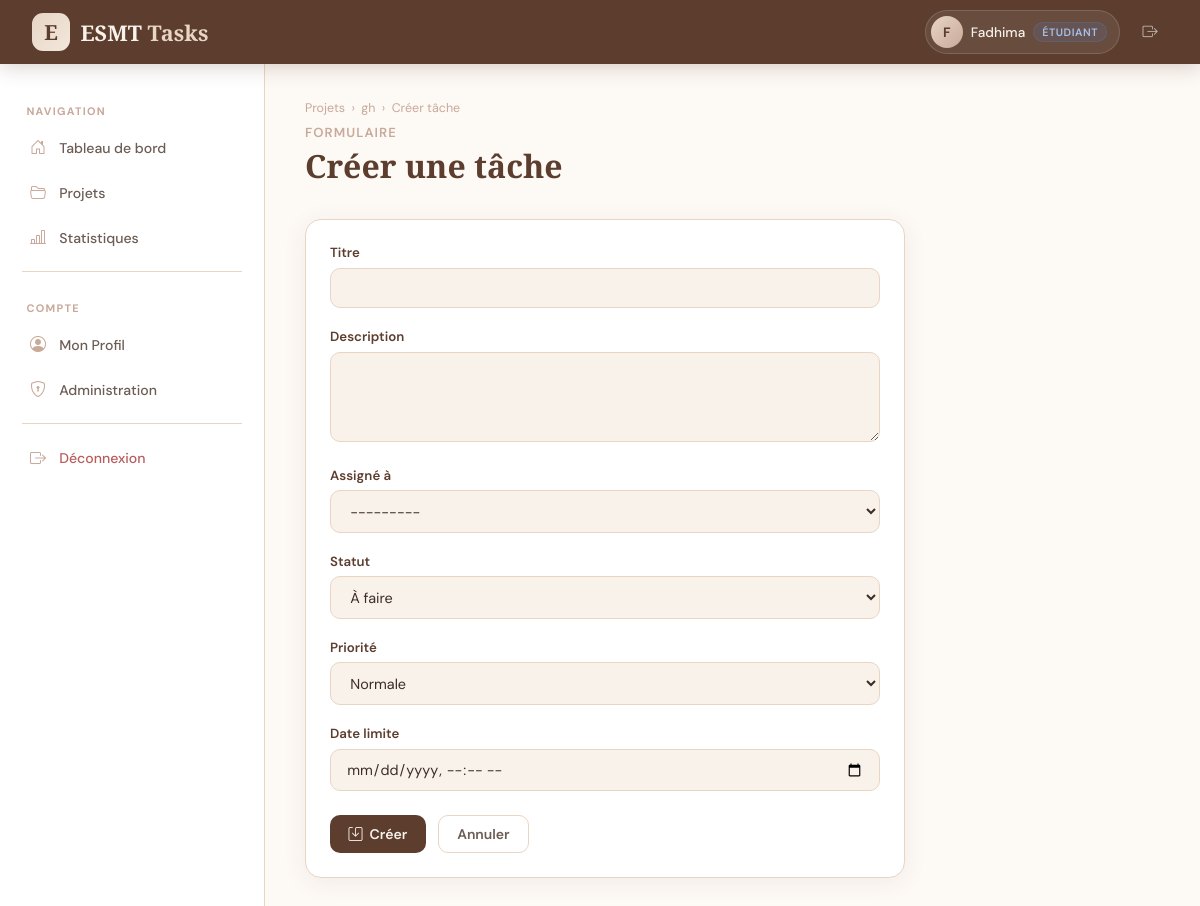
The app's page /tasks/create/1/ (signed in) with its own data.
### users/models.py (models this page shows, shortened)
class CustomUser(AbstractUser):
    ROLE_CHOICES = [
        ('etudiant', 'Étudiant'),
        ('professeur', 'Professeur'),
    ]
    role = models.CharField(
        max_length=20,
        choices=ROLE_CHOICES,
        default='etudiant'
    )
    avatar = models.ImageField(
        upload_to='avatars/',
        null=True,
        blank=True
    )
    bio = models.TextField(blank=True, null=True)
    def __str__(self):
        return f"{self.username} ({self.get_role_display()})"
    @property
    def is_etudiant(self):
        return self.role == 'etudiant'

### projects/models.py (models this page shows, shortened)
class Project(models.Model):
    name = models.CharField(max_length=200, verbose_name="Nom du projet")
    description = models.TextField(blank=True, verbose_name="Description")
    created_by = models.ForeignKey(
        settings.AUTH_USER_MODEL,
        on_delete=models.CASCADE,
        related_name='created_projects',
        verbose_name="Créé par"
    )
    members = models.ManyToManyField(
        settings.AUTH_USER_MODEL,
        related_name='member_projects',
        blank=True,
        verbose_name="Membres"
    )
    created_at = models.DateTimeField(auto_now_add=True)
    updated_at = models.DateTimeField(auto_now=True)
    class Meta:
        ordering = ['-created_at']
        verbose_name = "Projet"
        verbose_name_plural = "Projets"

### tasks/views.py (the view)
# urls.py: path('create/<int:project_pk>/', views.task_create, name='task_create'),
@login_required
def task_create(request, project_pk):
    project = get_object_or_404(Project, pk=project_pk, created_by=request.user)
    if request.method == 'POST':
        form = TaskForm(request.POST, project=project, user=request.user)
        if form.is_valid():
            task = form.save(commit=False)
            task.project = project
            task.created_by = request.user
            task.save()
            messages.success(request, f'Tâche "{task.title}" créée !')
            return redirect('project_detail', pk=project_pk)
    else:
        form = TaskForm(project=project, user=request.user)
    return render(request, 'tasks/form.html', {'form': form, 'project': project, 'action': 'Créer'})

### tasks/views.py
class TaskForm(ModelForm):
    class Meta:
        model = Task
        fields = ['title', 'description', 'assigned_to', 'status', 'priority', 'due_date']
        widgets = {
            'description': forms.Textarea(attrs={'rows': 3, 'class': 'form-control'}),
            'due_date': forms.DateTimeInput(attrs={'type': 'datetime-local', 'class': 'form-control'}),
        }
    def __init__(self, *args, project=None, user=None, **kwargs):
        super().__init__(*args, **kwargs)
        for name, field in self.fields.items():
            if name not in ['assigned_to']:
                field.widget.attrs['class'] = 'form-control'
        if project and user:
            members = project.members.all()
            if user.is_etudiant:
                members = members.filter(role='etudiant')
            self.fields['assigned_to'].queryset = CustomUser.objects.filter(
                id__in=list(members.values_list('id', flat=True)) + [project.created_by.id]
            )
        self.fields['assigned_to'].widget.attrs['class'] = 'form-select'

### templates/tasks/form.html (shortened to what this page needs)
{% extends 'base.html' %}
{% block content %}
{% include 'partials/navbar.html' %}
<div class="app-layout">
    {% include 'partials/sidebar.html' %}
    <main class="main-content">
        <div class="breadcrumb">
            <a href="{% url 'project_list' %}">Projets</a>
            <span>›</span>
            <a href="{% url 'project_detail' project.pk %}">{{ project.name }}</a>
            <span>›</span>
            <span>{{ action }} tâche</span>
        </div>
        <div style="max-width:600px;">
            <div class="page-header">
                <div>
                    <p class="page-subtitle">Formulaire</p>
                    <h1 class="page-title">{{ action }} une tâche</h1>
                </div>
            </div>
            <div class="card">
                <div class="card-body">
                    <form method="post">
                        {% for field in form %}
                        <div class="form-group">
                            <label class="form-label">{{ field.label }}</label>
                            {{ field }}
                        </div>
                        {% endfor %}
                        <div style="display:flex;gap:.75rem;margin-top:1.5rem;">
                            <button type="submit" class="btn btn-primary">
                                <i class="bi bi-save"></i> {{ action }}
                            </button>
                            <a href="{% url 'project_detail' project.pk %}" class="btn btn-outline">Annuler</a>
                        </div>
                    </form>
                </div>
            </div>
        </div>
    </main>
</div>
{% endblock %}

### templates/partials/navbar.html
<nav class="navbar">
    <a href="{% url 'dashboard' %}" class="navbar-brand">
        <div class="logo-icon">E</div>
        <span class="brand-text">ESMT <span>Tasks</span></span>
    </a>
    <div class="navbar-right">
        <a href="{% url 'profile' %}" class="user-chip">
            <div class="user-avatar">{{ user.username.0|upper }}</div>
            <span class="user-name">{{ user.username }}</span>
            <span class="role-badge {{ user.role }}">{{ user.get_role_display }}</span>
        </a>
        <a href="{% url 'logout' %}" class="nav-btn"><i class="bi bi-box-arrow-right"></i></a>
    </div>
</nav>

### templates/base.html (style rules this page uses)
:root { --brown-dark:#5c3d2e; --brown:#7d5a4f; --brown-light:#a67c6d; --brown-pale:#c8a99a; --beige-dark:#e8d5c4; --beige:#f2e8dc; --beige-light:#f8f2eb; --cream:#fdf9f5; --white:#ffffff; --gray-400:#a8998f; --gray-600:#6b5c54; --gray-800:#3d2c26; --green:#5a8a6a; --red:#b85c5c; --blue:#5c7aa8; --sidebar-w:265px; --navbar-h:64px; --radius:16px; --radius-sm:10px; --shadow:0 4px 24px rgba(92,61,46,.07); --shadow-lg:0 8px 40px rgba(92,61,46,.13); --transition:all .22s cubic-bezier(.4,0,.2,1); }
*,*::before,*::after { box-sizing:border-box;margin:0;padding:0; }
body { font-family:'DM Sans',sans-serif;background:var(--cream);color:var(--gray-800);min-height:100vh; }
.navbar { position:fixed;top:0;left:0;right:0;height:var(--navbar-h);background:var(--brown-dark);display:flex;align-items:center;justify-content:space-between;padding:0 2rem;z-index:1000;box-shadow:0 2px 20px rgba(92,61,46,.25); }
.navbar-brand { display:flex;align-items:center;gap:.65rem;text-decoration:none; }
.logo-icon { width:38px;height:38px;background:linear-gradient(135deg,var(--beige-dark),var(--beige));border-radius:11px;display:flex;align-items:center;justify-content:center;font-family:'Cormorant Garamond',serif;font-size:1.3rem;font-weight:700;color:var(--brown-dark); }
.brand-text { font-family:'Cormorant Garamond',serif;color:var(--beige-light);font-size:1.35rem;font-weight:600; }
.brand-text span { color:var(--beige-dark); }
.navbar-right { display:flex;align-items:center;gap:.75rem; }
.user-chip { display:flex;align-items:center;gap:.5rem;background:rgba(255,255,255,.08);border:1px solid rgba(255,255,255,.15);border-radius:50px;padding:.3rem .75rem .3rem .3rem;text-decoration:none;transition:var(--transition); }
.user-avatar { width:32px;height:32px;border-radius:50%;background:linear-gradient(135deg,var(--beige-dark),var(--brown-pale));display:flex;align-items:center;justify-content:center;font-size:.85rem;font-weight:700;color:var(--brown-dark); }
.user-name { color:var(--beige-light);font-size:.85rem;font-weight:500; }
.role-badge { font-size:.67rem;font-weight:600;padding:.15rem .5rem;border-radius:20px;text-transform:uppercase;letter-spacing:.05em; }
.role-badge.etudiant { background:rgba(92,122,168,.2);color:#a8c0e8;border:1px solid rgba(92,122,168,.3); }
.nav-btn { color:rgba(255,255,255,.6);text-decoration:none;padding:.4rem .65rem;border-radius:var(--radius-sm);transition:var(--transition);font-size:.95rem; }
.app-layout { display:flex;padding-top:var(--navbar-h);min-height:100vh; }
.main-content { margin-left:var(--sidebar-w);flex:1;padding:2.25rem 2.5rem; }
.page-header { display:flex;align-items:flex-start;justify-content:space-between;margin-bottom:2rem;gap:1rem;flex-wrap:wrap; }
.page-subtitle { font-size:.82rem;color:var(--brown-pale);margin-bottom:.2rem;text-transform:uppercase;letter-spacing:.08em;font-weight:600; }
.page-title { font-family:'Cormorant Garamond',serif;font-size:2rem;color:var(--brown-dark);font-weight:700; }
.breadcrumb { display:flex;align-items:center;gap:.4rem;font-size:.78rem;color:var(--brown-pale);list-style:none;margin-bottom:.5rem; }
.breadcrumb a { color:var(--brown-pale);text-decoration:none; }
.card { background:var(--white);border-radius:var(--radius);box-shadow:var(--shadow);border:1px solid var(--beige-dark);overflow:hidden; }
.card-body { padding:1.5rem; }
.btn { display:inline-flex;align-items:center;gap:.45rem;padding:.55rem 1.15rem;border-radius:var(--radius-sm);font-size:.875rem;font-weight:600;border:none;cursor:pointer;text-decoration:none;transition:var(--transition);font-family:'DM Sans',sans-serif; }
.btn-primary { background:var(--brown-dark);color:var(--beige-light); }
.btn-outline { background:transparent;border:1.5px solid var(--beige-dark);color:var(--gray-600); }
.form-group { margin-bottom:1.25rem; }
.form-label { display:block;font-size:.83rem;font-weight:600;color:var(--brown-dark);margin-bottom:.4rem; }
input[type=text],input[type=email],input[type=password],input[type=datetime-local],select,textarea,.form-control,.form-select { width:100%;padding:.65rem .95rem;border:1.5px solid var(--beige-dark);border-radius:var(--radius-sm);font-size:.9rem;font-family:'DM Sans',sans-serif;color:var(--gray-800);background:var(--beige-light);transition:var(--transition);outline:none; }
textarea { resize:vertical;min-height:90px; }

### records on screen
CustomUser: username.0 "F", username "Fadhima", role "ÉTUDIANT"
Project: name "gh"

### other values on screen
{{ action }} "Créer"
{{ field.label }} "Titre" "Description" "Assigné à" "Statut" "Priorité" "Date limite"
